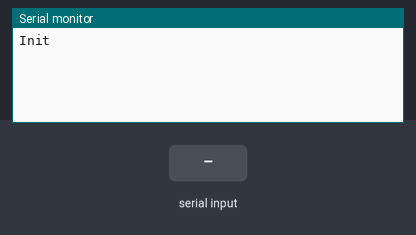
Simulated run of this sketch. Board: Arduino Uno, built with avr-gcc and run on an emulated ATmega328P. Parts: the last lines printed to the serial monitor. The inputs (shaded band) are chosen by the test bench.

Above: at 1.2 s.
1.3 s: "1" received over the second serial link
At 3.5 s:
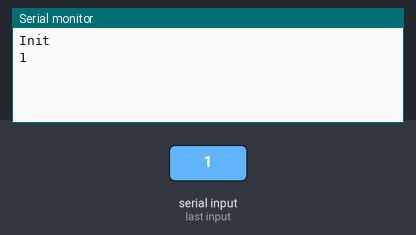
3.8 s: "0" received over the second serial link
At 5.2 s:
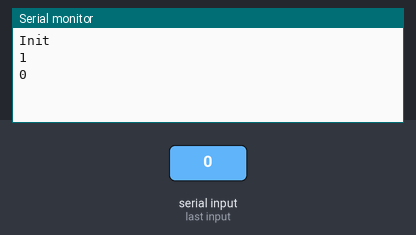
5.3 s: "2" received over the second serial link
At 7.3 s:
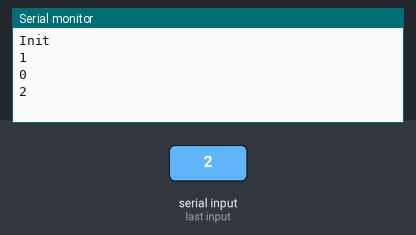

The sketch:

SerialPortRead.ino
```cpp
#include <SoftwareSerial.h>
SoftwareSerial ArduinoUno(3,2);

void setup(){

  Serial.begin(9600);
  ArduinoUno.begin(4800);
  Serial.println("Init");
  ArduinoUno.print("Init");
}

void loop(){
  int i = 333;
  while(ArduinoUno.available()>0){
    String val = ArduinoUno.readString();
    Serial.println(val);

    delay(1000);
    ArduinoUno.print(i);
  }
}
```

Measured:
- after the input at 1.3 s, the serial monitor: prints a new line after 1.0 s (image 1)
- after the input at 3.8 s, the serial monitor: prints a new line after 1.0 s (image 2)
- after the input at 5.3 s, the serial monitor: prints a new line after 1.5 s (image 3)
